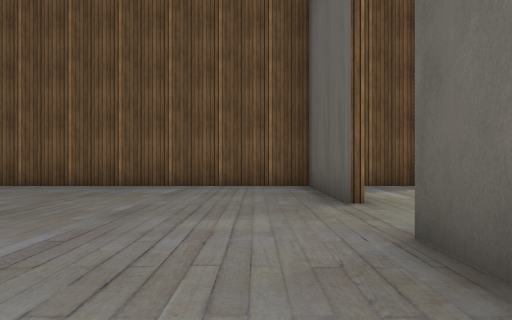
[1] (above)

24 first-person views from a walk through a Unity game level. The camera is 0.64 m above the floor, looks level and sees 80° across. Doors are open. The floor is counted in squares, 1 m on a side. Each view is taken from the middle of a square. On the plan, view 1 faces up. The plan holds only what a view shows up to about 9 squares ahead; the rest is blank. The place goes on beyond the plan. The player is left out. Some animated figures are not drawn. Some surface patterns are stand-ins.

[2]
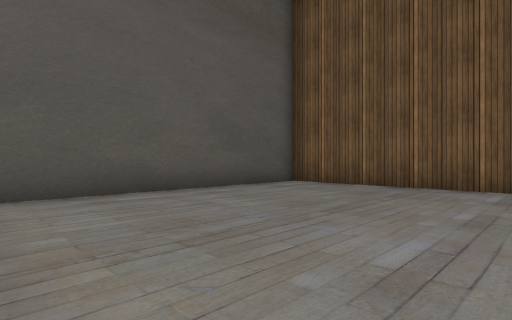

[3]
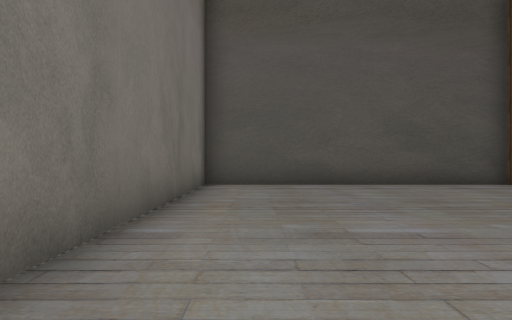

[4]
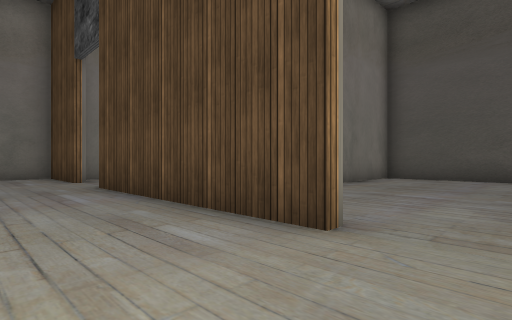

[5]
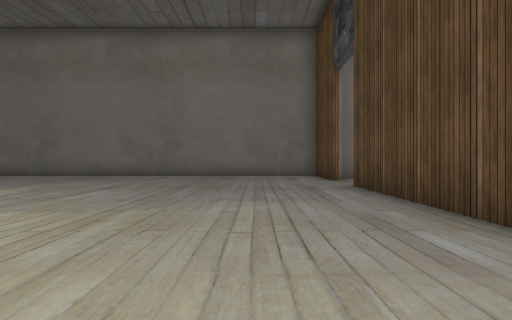

[6]
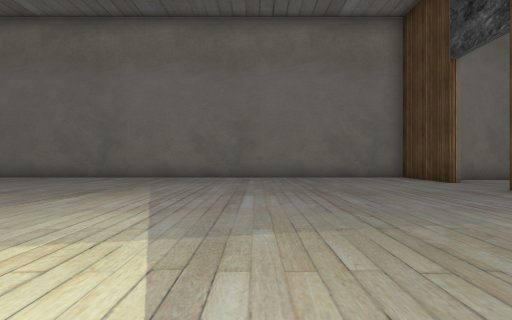

[7]
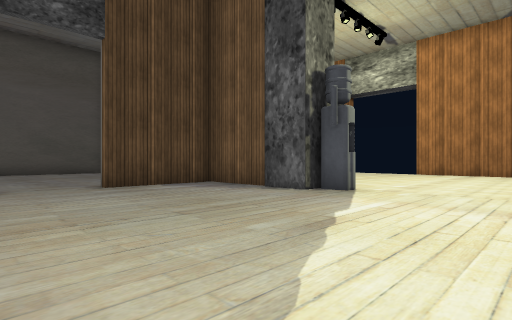

[8]
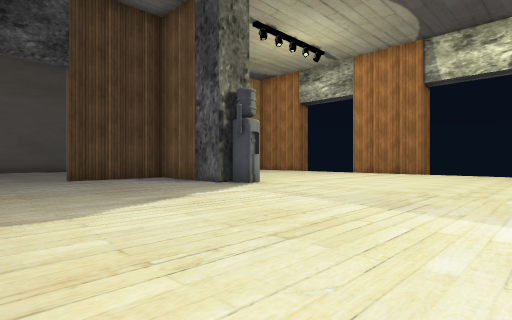

[9]
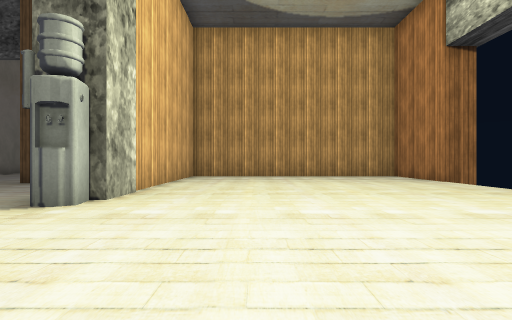

[10]
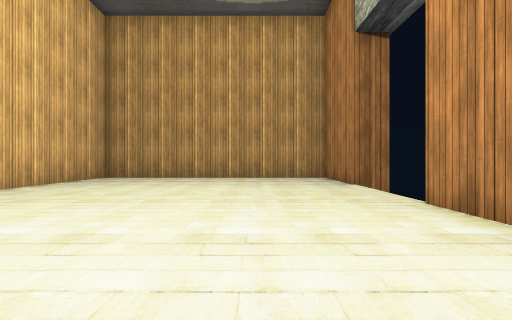

[11]
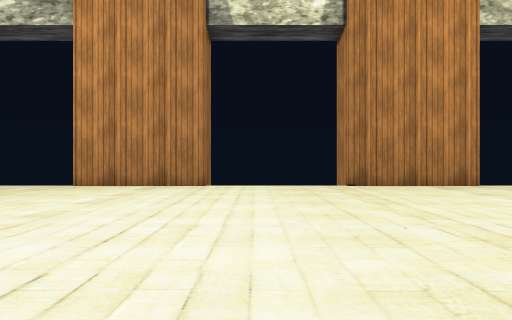

[12]
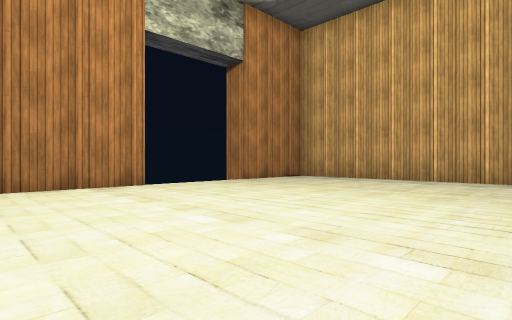

[13]
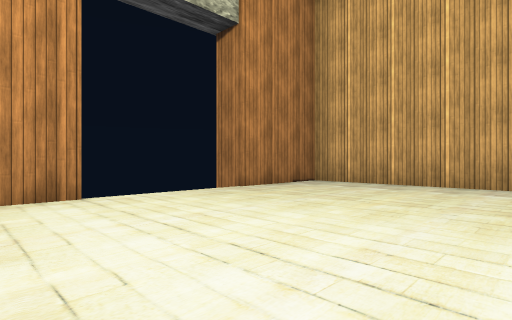

[14]
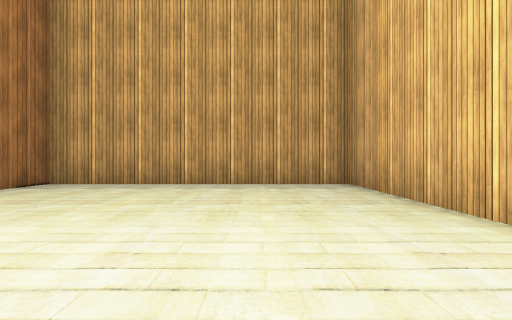

[15]
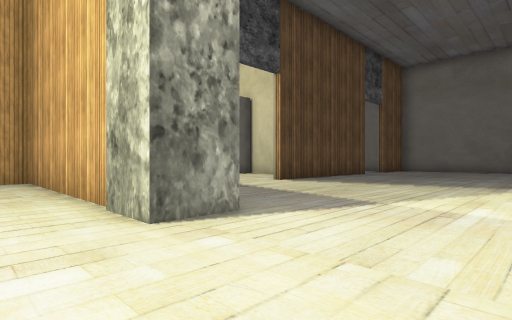

[16]
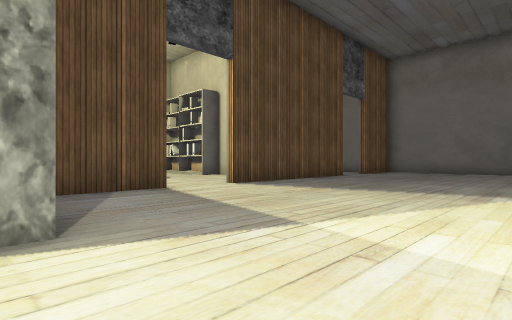

[17]
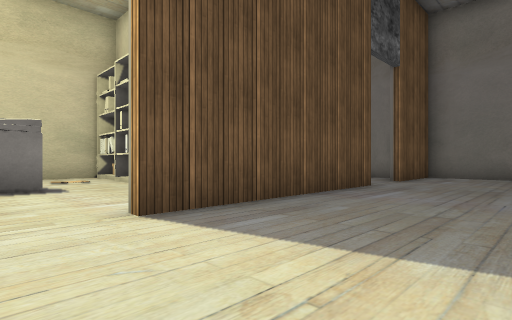

[18]
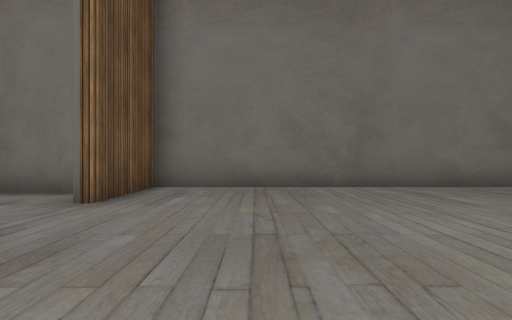

[19]
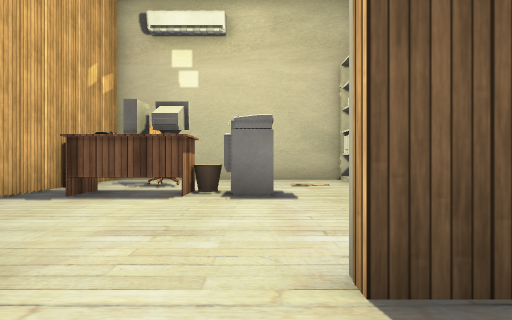

[20]
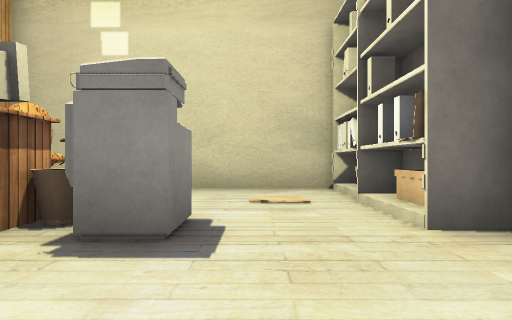

[21]
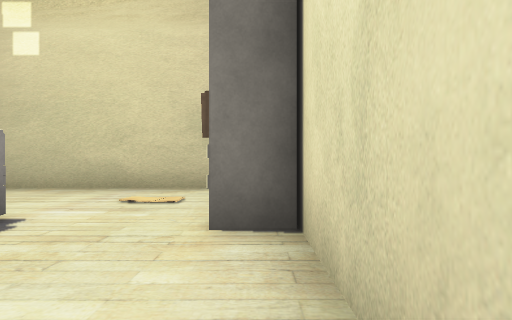

[22]
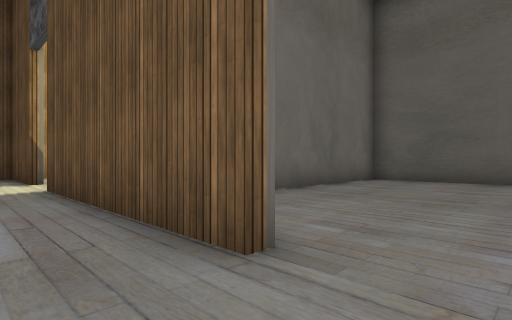

[23]
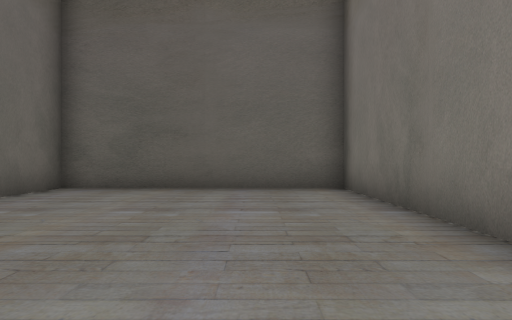

[24]
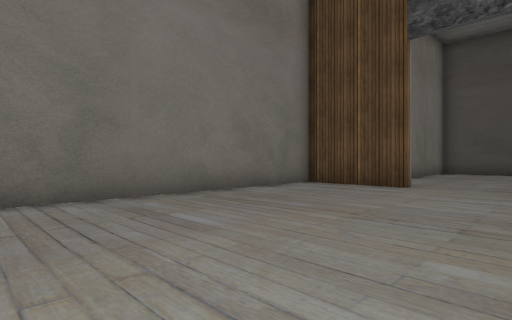

### Floor plan
Ten units are one square. View 1 is at (0, 0); x grows to the right and y downward. Boxes are objects, and circles mark ways between rooms. Rooms are numbered by the first view taken in them; rooms with no view inside come last. Other rooms are left out.
<svg viewBox="-74 -175 338 262">
<path fill="none" stroke="#000" d="M13 -45 13 -75 -69 -75 -69 4 -5 4M13 -15 13 -25M139 -74 139 -85 211 -85 211 -165 180 -165M51 -81 51 -75 16 -75 16 -45M52 -84 57 -85 58 -79 53 -78M174 -45 174 -68M16 -26 16 35M0 -85 51 -85M78 -165 45 -165M145 -165 113 -165M174 36 174 -25M10 -165 0 -165M16 55 16 82 174 82 174 55M228 6 209 6M194 4 211 4M259 -2 259 -66M231 -75 212 -75M185 70 259 70 259 6 251 6"/>
<rect x="215" y="-5" width="20" height="10" fill="#bbb"><title>other object</title></rect>
<rect x="215" y="-35" width="10" height="10" fill="#bbb"><title>other object</title></rect>
<rect x="215" y="-65" width="10" height="10" fill="#bbb"><title>other object</title></rect>
<rect x="225" y="-65" width="20" height="20" fill="#bbb"><title>other object</title></rect>
<rect x="225" y="-75" width="10" height="10" fill="#bbb"><title>other object</title></rect>
<rect x="235" y="-5" width="20" height="10" fill="#bbb"><title>other object</title></rect>
<circle cx="15" cy="-35" r="3" fill="#2a7"/>
<circle cx="175" cy="-35" r="3" fill="#2a7"/>
<circle cx="175" cy="45" r="3" fill="#2a7"/>
<text x="-30" y="-40">1</text>
<text x="100" y="-60">2</text>
<text x="220" y="0">3</text>
</svg>
Room 1 opens to room 2. Room 2 opens to room 3.

Where each view was taken, in squares from view 1:
view 1: 0 up, 0 right, facing up
view 2: 0 up, 1 left, facing up-left
view 3: 1 up, 1 right, facing left
view 4: 4 up, 4 right, facing down-left
view 5: 4 up, 4 right, facing down
view 6: 3 up, 7 right, facing down
view 7: 2 up, 9 right, facing up-left
view 8: 2 up, 12 right, facing up-left
view 9: 11 up, 10 right, facing left
view 10: 14 up, 9 right, facing left
view 11: 9 up, 9 right, facing up
view 12: 9 up, 11 right, facing up-right
view 13: 11 up, 13 right, facing up-right
view 14: 11 up, 13 right, facing right
view 15: 10 up, 11 right, facing down-right
view 16: 8 up, 11 right, facing down-right
view 17: 4 up, 14 right, facing down-right
view 18: 1 down, 15 right, facing down
view 19: 3 up, 16 right, facing right
view 20: 2 up, 19 right, facing right
view 21: 0 up, 19 right, facing right
view 22: 5 down, 16 right, facing up-right
view 23: 5 down, 19 right, facing right
view 24: 3 down, 9 right, facing down-left
